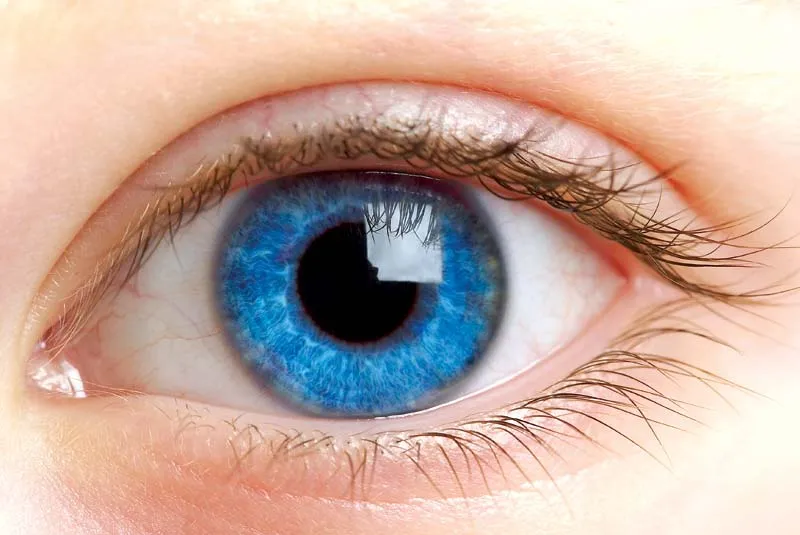
#> input picture human-eye.png, 800 x 535 px
$ python gray_crop_contrast.py
#> lines starting #> are read from the running program, lines starting #| are printed output that depends on the picture
from PIL import Image, ImageEnhance, ImageDraw
import matplotlib.pyplot as plt
import matplotlib.patches as patches
from matplotlib.widgets import Slider
import numpy as np


path = './human-eye.png'
save = 'gray_crop_contrast_masked2.png'
crop_size = 500

img = Image.open(path)
#> img is the input picture: PIL image 800x535 RGB; mean R, G, B 198.7, 172.2, 160.7

# grayscale
grayscale_img = img.convert('L')
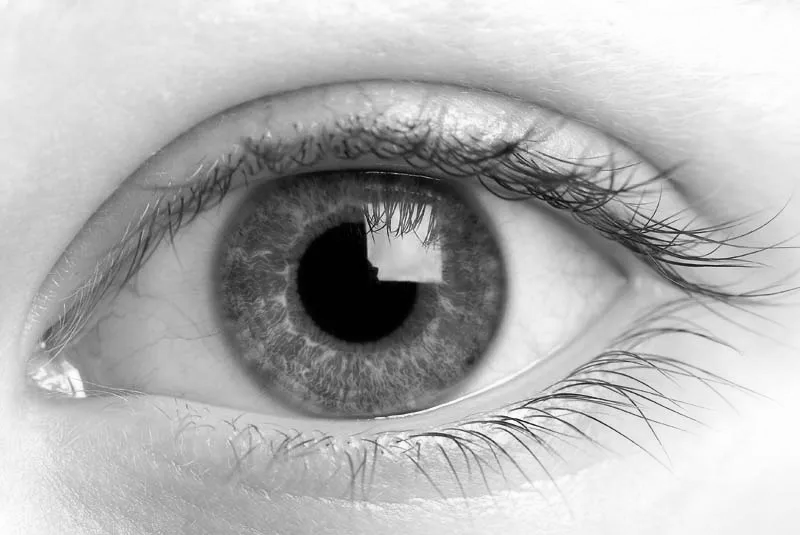
#> grayscale_img: PIL image 800x535 L; min 0, max 255, mean 178.8

image = np.array(grayscale_img)


fig, (ax1, ax2) = plt.subplots(1, 2)
plt.subplots_adjust(bottom=0.25)  # Leave space for slider
im1 = ax1.imshow(image, cmap='gray')
im2 = ax2.imshow(image[:crop_size, :crop_size], cmap='gray')

# This will keep track of the rectangle patch
rect = patches.Rectangle((0,0), crop_size, crop_size, linewidth=1, edgecolor='r', facecolor='none')
ax1.add_patch(rect)

# Add slider for contrast
ax_contrast = plt.axes([0.25, 0.1, 0.65, 0.03], facecolor='lightgoldenrodyellow')
slider_contrast = Slider(ax_contrast, 'Contrast', 0.1, 5.0, valinit=1.0)

# [49 lines left out: functions update_cropped_image, on_move, on_click, on_slider_update, not called in this run]

slider_contrast.on_changed(on_slider_update)

# [19 lines left out: function on_key, not called in this run]

# Connect the key press event
cid_key = fig.canvas.mpl_connect('key_press_event', on_key)
cid_move = fig.canvas.mpl_connect('motion_notify_event', on_move)
cid_click = fig.canvas.mpl_connect('button_press_event', on_click)
plt.show()
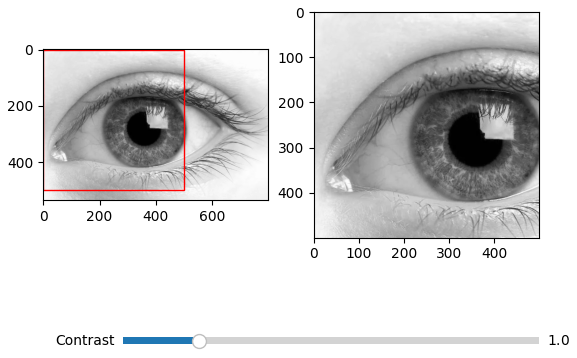
#> figure drawn by matplotlib, 3 panels
